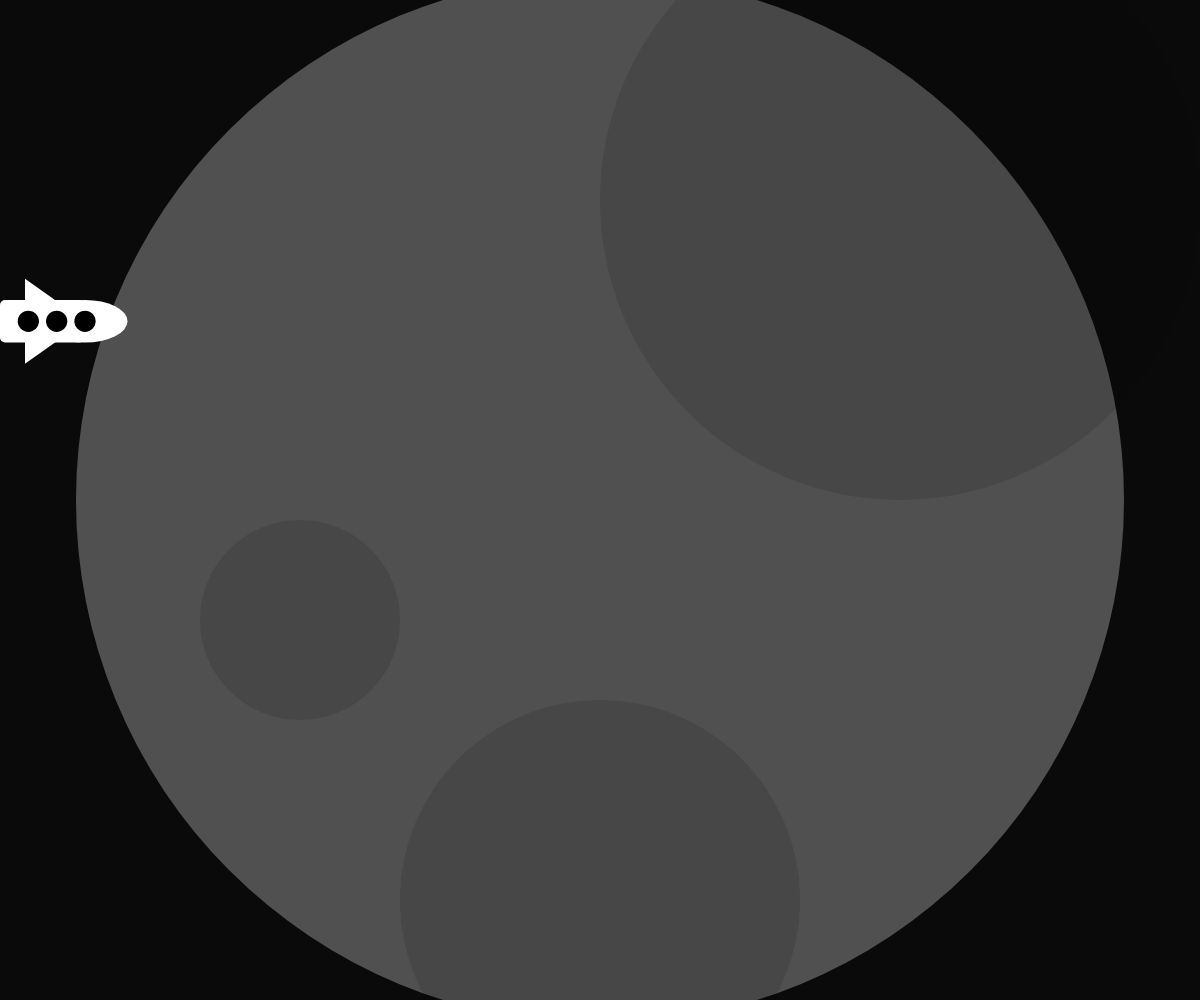
Frame 1 (no input)
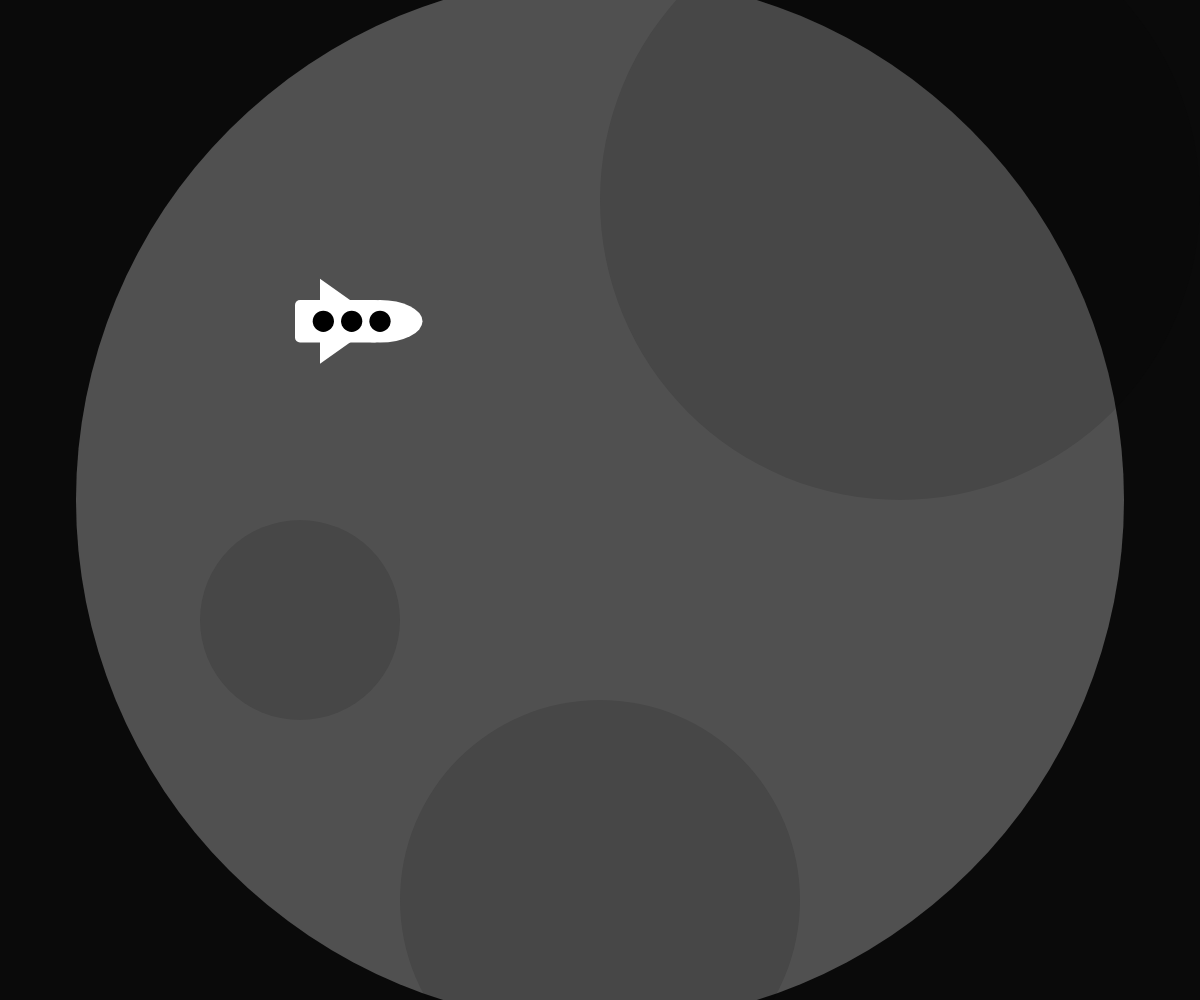
Frame 60 (no input)
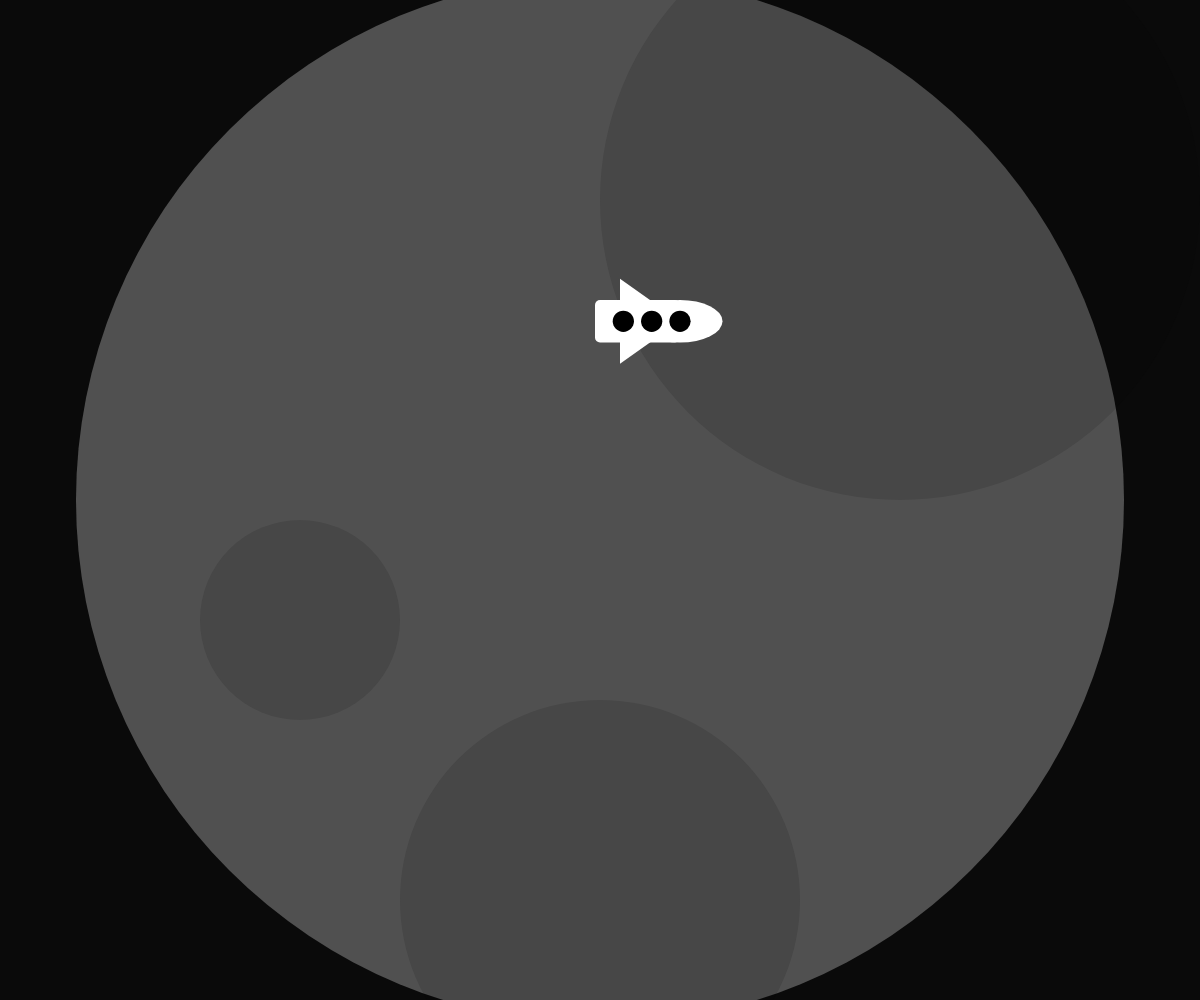
Frame 120 (the mouse pressed at the canvas centre since frame 60)

The p5.js sketch that drew these frames (run headless with seeded random() and noise() and a simulated clock; from frame 60 on, the mouse is pressed at the canvas centre):

// p5.js sketch
// ── sketch.js
let x = 0;    // Starting position for x
let y = 300;  // Starting position for y
let size = 85;
let speed = 5;

function setup() {
  createCanvas(windowWidth, windowHeight);
  frameRate(32); // Slower frame rate
  noStroke();
}

function draw() {
  background(10);
  drawMoon();
  spaceship(x, y, size);

  if (x > width + 100) {
    x = -50; // Reset x position
    y = random(0, height); // Reset at a random y position
  }
  x = x + speed; // Increment x position
}

// Custom function to draw the moon
function drawMoon() {
  // Moon
  fill(80);
  ellipse(width / 2, height / 2, width / 1.145);

  // Crater
  fill(0, 30);
  ellipse(width / 2 + width / 4, height / 2 - width / 4, width / 2);

  // Crater
  fill(0, 30);
  ellipse(width / 2 - width / 4, height / 2 + width / 10, width / 6);

  // Crater
  fill(0, 30);
  ellipse(width / 2, height / 2 + width / 3, width / 3);
}

// Custom function to draw spaceship
function spaceship(x, y, size) {
  fill(255);

  // Wings
  triangle(x + 25, y - size / 4, x + size, y + size / 4, x + 25, y + size * 3 / 4);

  // Body
  rect(x, y, size, size / 2, 5);
  ellipse(x + size, y + size / 4, size, size / 2);

  // Windows
  fill(0);
  ellipse(x + size / 3, y + size / 4, size / 4);
  ellipse(x + size * 2 / 3, y + size / 4, size / 4);
  ellipse(x + size, y + size / 4, size / 4);
}
